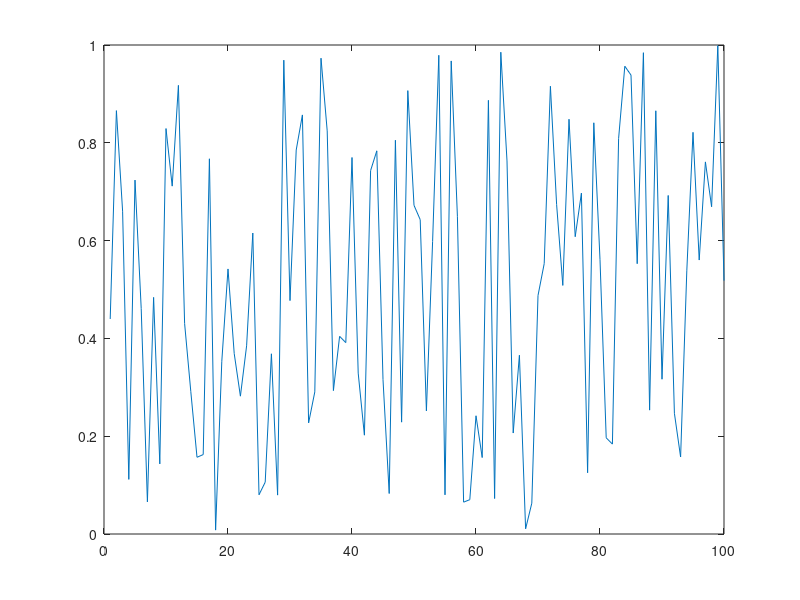

Write the MATLAB code that produced this figure. (Note: this script raises an error after producing the figure.)
clc;clear;close all
hFig  = figure; 
hAxis = axes(hFig);
hPlt  = plot(hAxis,rand(100,1));

% zoomObj = zoom(hAxis);
scale_x = 12539 / 83.2;
scale_y = 9216 / 62.5;
xlim_init = hAxis.XLim;
zoomObj = zoom(hAxis);
set(zoomObj, 'ActionPostCallback', {@zoomChanged, hAxis});
% zoomObj.ActionPostCallback = @(zoomObj,evd)zoomChanged( zoomObj, evd,scale_y,scale_x);
% zoomObj.Enable ='on';
xlim_f = hAxis.XLim;
uiwait(gca)
if xlim_f~= xlim_init
    uiresume
end
[x] = zoomChanged(zoomObj,[],scale_y,scale_x,hAxis);
range = linspace(x(1),x(2),length(hAxis.XAxis.TickValues));
label_updt(1:length(hAxis.XAxis.TickValues)) = ((range./scale_x))+8.05;
% for i = 1:length(hAxis.XAxis.TickValues)
%     ax.XAxis.TickLabels{i} = label_updt(i);
% end
a = sprintf('%2.5f ', label_updt);
a = a(1:end-1);
a = strsplit(a).';
hAxis.XAxis.TickLabels = a ;
uiresume


%%
clc;clear;close all
hFig  = figure; 
hAxis = axes(hFig);
hPlt  = plot(hAxis,rand(100,1));

zoomObj = zoom(hAxis);
scale_x = 12539 / 83.2;
scale_y = 9216 / 62.5;
xlim_init = hAxis.XLim;

toolbar_zoomin_OnCallback(zoomObj,[],hAxis)
range = linspace(hAxis.XLim(1),hAxis.XLim(2),length(hAxis.XAxis.TickValues));
label_updt(1:length(hAxis.XAxis.TickValues)) = ((range./scale_x))+8.05;
a = sprintf('%2.5f ', label_updt);
a = a(1:end-1);
a = strsplit(a).';
hAxis.XAxis.TickLabels = a ;